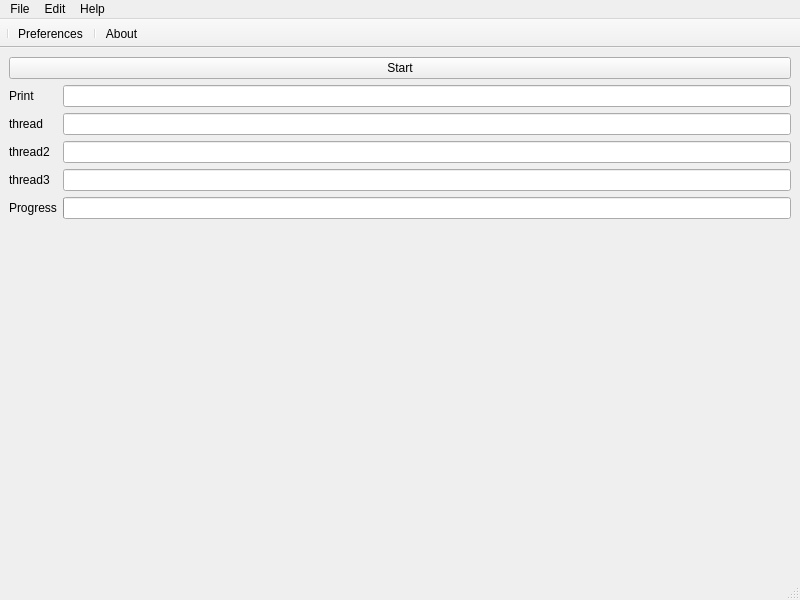
<?xml version="1.0" encoding="UTF-8"?>
<ui version="4.0">
 <class>main_widow</class>
 <widget class="QMainWindow" name="main_widow">
  <property name="geometry">
   <rect>
    <x>0</x>
    <y>0</y>
    <width>800</width>
    <height>600</height>
   </rect>
  </property>
  <property name="windowTitle">
   <string>Threading Example</string>
  </property>
  <widget class="QWidget" name="centralwidget">
   <layout class="QVBoxLayout" name="verticalLayout">
    <item>
     <widget class="QPushButton" name="start_pb">
      <property name="text">
       <string>Start</string>
      </property>
     </widget>
    </item>
    <item>
     <layout class="QFormLayout" name="formLayout">
      <item row="4" column="0">
       <widget class="QLabel" name="thread2Label">
        <property name="text">
         <string>thread2</string>
        </property>
       </widget>
      </item>
      <item row="11" column="0">
       <widget class="QLabel" name="thread3Label">
        <property name="text">
         <string>thread3</string>
        </property>
       </widget>
      </item>
      <item row="12" column="0">
       <widget class="QLabel" name="label">
        <property name="text">
         <string>Progress</string>
        </property>
       </widget>
      </item>
      <item row="4" column="1">
       <widget class="QLineEdit" name="thread2LineEdit"/>
      </item>
      <item row="11" column="1">
       <widget class="QLineEdit" name="thread3LineEdit"/>
      </item>
      <item row="12" column="1">
       <widget class="QProgressBar" name="progress_bar">
        <property name="toolTip">
         <string>progress bar</string>
        </property>
        <property name="value">
         <number>0</number>
        </property>
        <property name="textVisible">
         <bool>false</bool>
        </property>
        <property name="orientation">
         <enum>Qt::Horizontal</enum>
        </property>
        <property name="invertedAppearance">
         <bool>false</bool>
        </property>
        <property name="textDirection">
         <enum>QProgressBar::TopToBottom</enum>
        </property>
       </widget>
      </item>
      <item row="3" column="1">
       <widget class="QLineEdit" name="threadLineEdit"/>
      </item>
      <item row="3" column="0">
       <widget class="QLabel" name="threadLabel">
        <property name="text">
         <string>thread</string>
        </property>
       </widget>
      </item>
      <item row="2" column="1">
       <widget class="QLineEdit" name="printLineEdit"/>
      </item>
      <item row="2" column="0">
       <widget class="QLabel" name="printLabel">
        <property name="text">
         <string>Print</string>
        </property>
       </widget>
      </item>
     </layout>
    </item>
   </layout>
  </widget>
  <widget class="QMenuBar" name="main_menubar">
   <property name="geometry">
    <rect>
     <x>0</x>
     <y>0</y>
     <width>800</width>
     <height>21</height>
    </rect>
   </property>
   <widget class="QMenu" name="menu_file">
    <property name="title">
     <string>File</string>
    </property>
    <addaction name="action_open"/>
    <addaction name="action_save"/>
    <addaction name="separator"/>
    <addaction name="action_exit"/>
   </widget>
   <widget class="QMenu" name="menuEdit">
    <property name="title">
     <string>Edit</string>
    </property>
    <addaction name="actionPreferences"/>
   </widget>
   <widget class="QMenu" name="menuHelp">
    <property name="title">
     <string>Help</string>
    </property>
    <addaction name="actionAbout"/>
   </widget>
   <addaction name="menu_file"/>
   <addaction name="menuEdit"/>
   <addaction name="menuHelp"/>
  </widget>
  <widget class="QStatusBar" name="main_statusbar"/>
  <widget class="QToolBar" name="main_toolbar">
   <property name="windowTitle">
    <string>toolBar</string>
   </property>
   <property name="movable">
    <bool>false</bool>
   </property>
   <attribute name="toolBarArea">
    <enum>TopToolBarArea</enum>
   </attribute>
   <attribute name="toolBarBreak">
    <bool>false</bool>
   </attribute>
   <addaction name="separator"/>
   <addaction name="actionPreferences"/>
   <addaction name="separator"/>
   <addaction name="actionAbout"/>
  </widget>
  <action name="action_exit">
   <property name="text">
    <string>Exit</string>
   </property>
  </action>
  <action name="actionPreferences">
   <property name="text">
    <string>Preferences</string>
   </property>
  </action>
  <action name="actionAbout">
   <property name="text">
    <string>About</string>
   </property>
  </action>
  <action name="action_open">
   <property name="text">
    <string>Open</string>
   </property>
  </action>
  <action name="action_save">
   <property name="text">
    <string>Save</string>
   </property>
  </action>
 </widget>
 <resources/>
 <connections/>
</ui>
